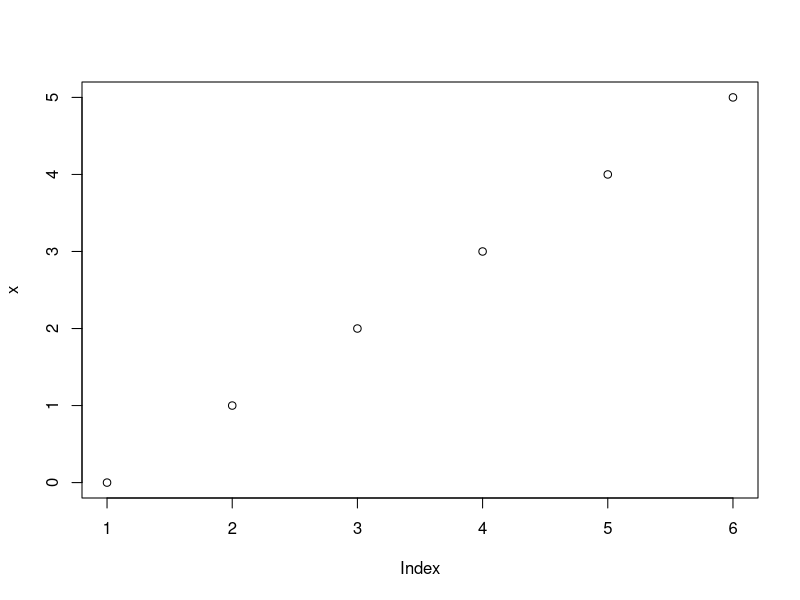
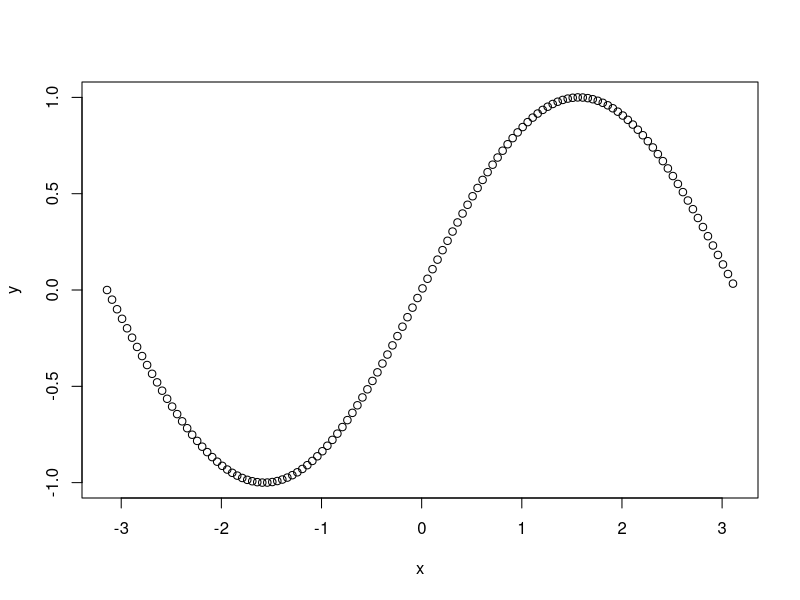
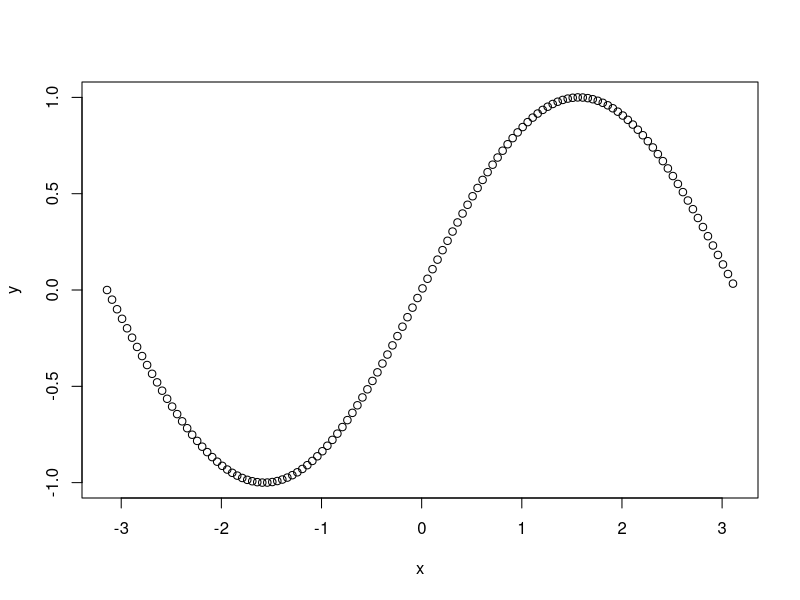

These charts were generated, in order, by the following R code:
## Vectores
 
# Los vectores son una de las unidades básicas de trabajo en R y muchos de los
# métodos de trabajo con este tipo de objetos se aplica para otras clases de
# objetos. Por ejemplo, casi todos los objetos pueden ser indexados usando [ ].
 
# Un vector es una colección de uno o más objetos del mismo tipo (e.g. 
# caracteres, números); esta es una restricción importante a la hora de crear
# un vector, como veremos más adelante.

# Un vector no tiene dimensión en R, más allá de que en un sentido matemático
# los vectores tienen dimensión 1. Es decir, en R y a diferencia de otros 
# lenguajes como Matlab u Octave, los vectores no son fila o columna, si no 
# que simplemente son una secuencia de valores. Esto se refleja en el hecho de 
# que al consultar por la dimensión de un vector, con el siguiente comando:
dim(1:10)
# El resultado es simplemente NULL, es decir, no tiene una dimensión asociada.
 
# Existen varias formas de hacer un vector en R. Ya vimos el uso del operador 
# : en el ejemplo anterior y en otros casos. De esta forma se pueden crear 
# secuencias de números enteros fácil y rápidamente. Algunos ejemplos son:
0:10  # secuencia del 0 al 10
10:-5 # secuencia del 10 al -5

# Hay que tener un poco de cuidado siempre en la sintaxis, sobre todo cuando 
# uno de los extremos es el resultado de una operación, por ejemplo:
0:10 - 1
# no es lo mismo que
0:(10 - 1)
# El orden en que se evalúan los distintos operadores hace la diferencia. Aquí:
# ":" va primero que la resta ("-"), pero los paréntesis "()" preceden a ambos
# (ver "Orden de precedencia" para más detalles).

# Varios vectores o elementos individuales se pueden concatenar para crear un
# nuevo vector cuyo tamaño es igual a la suma de dichos elementos. Como mencio-
# namos anteriormente, estos elementos deben ser todos del mismo tipo. La
# función "c" se usa para esto:
x <- c(4, 6, 7) # NOTA: En general se recomienda no asignar el nombre 'c' a
                # objetos, para evitar confusiones.

# De manera similar, se pueden concatenar varios vectores:
(x <- c(0:5, 11:16))
(y <- c(pi, 2))
(z <- c(x, y))
# Nótese la cantidad de decimales, debido a la inclusión del valor "pi" en el 
# segundo caso.
 
# En el caso de concatenar objetos de diferentes tipos, R reasigna los elemen-
# tos a la clase apropiada. Por ejemplo si concatenamos elementos numéricos y
# caracteres:
x <- c(4, "papa", 7)
class(x)

# R convierte a todos en character y no a la inversa, ya que es la opción que 
# no se presta a ambigüedades.

# Esta coerción es necesaria para el funcionamiento correcto de R, pero puede
# ser una fuente de errores difíciles de detectar para el usuario que no está
# atento a estos detalles.

# Algunos ejemplos de vectores de distintas clases, construidos con c:
x <- 1:5
class(x) # integer (enteros)
x <- seq(11, 15, by=0.1)
class(x) # numeric
x <- c('Gabi', 'Fofó', 'Miliki')
class(x) # character
x <- 1:3 > 1.34
class(x) # logical (valores lógicos, TRUE/FALSE)

# Una función práctica es rep, cual sirve para repetir n veces un valor o un 
# vector. Por ejemplo el siguiente comando
rep('char', 5)

# genera un vector character con 5 repeticiones de la palabra 'char'. De forma 
# similar, si el primer argumento es un vector, va a estar repetido n veces, y 
# esta repetición puede tener algunas variantes:
rep(c(5, 7, 2), 3)
rep(c(5, 7, 2), each=3)
# Nótese las diferencias en las salidas. Vea la ayuda de R para ver en 
# profundidad el funcionamiento de rep.

# La función "seq" sirve para generar secuencias de con mayor flexibilidad que 
# el operador :. Por ejemplo, para generar secuencias de valores entre 0 y 1, 
# cuyos valores consecutivos tengan una diferencia de 0.05, podemos correr:
seq(0, 1, by = 0.05)
# el argumento "by" indica la diferencia que queremos. Alternativamente, 
# podemos estar interesados en especificar el largo final del vector y que R 
# simplemente, calcule automáticamente la diferencia entre valores 
# consecutivos. Para esto usamos el argumento length o len:
seq(0, 1, length = 5)
seq(0, 1, len = 5)


## Índices de los vectores

# Los corchetes o paréntesis rectos se utilizan para especificar elementos de 
# los vectores, usando índices, los cuales deben ser números enteros. Si
# queremos acceder a uno o más valores de un vector, usamos índices entre 
# paréntesis rectos [ ]. El valor que pongamos dentro indica la posición del 
# valor requerido en el vector. Es decir, x[i] indica el iésimo valor de x.

# Hagamos un vector 'x':
x <- 5:-2

# Para acceder al segundo valor, ponemos un 2 entre corchetes, luego del 
# nombre del vector:
x[2]

# Por supuesto, podemos guardar este valor en un nuevo objeto:
a <- x[2]
 
# Para acceder a varios valores al mismo tiempo podemos indicar una secuencia
# o concatenar valores con los elementos deseados:
x[1:4]       
x[c(2, 8, 5)]

# De esta forma, cualquier elemento del vector x puede ser seleccionado si 
# usamos los números adecuados. Esta utilidad, utilizada con creatividad es 
# muy poderosa para elaborar análisis sofisticados.

# Nótese además que el orden de los valores que nos devuelve depende de los 
# números usados. Por ejemplo en el caso anterior, el octavo valor de x está 
# en segundo lugar en la salida. Esto se puede usar para invertir el orden de 
# los valores de un vector (aunque también se puede usar 'rev(x)'), por ejemplo:
x[8:1]

# Si usamos un signo de menos, la salida es un vector sin los elementos
# restados. Por ejemplo, para quitar el primer elemento de x:
x[-1]
# O para quitar varios elementos al mismo tiempo, por ejemplo:
a <- x[-(1:4)]
# Nótese el uso de paréntesis para evitar confusiones...
 
# La función 'which' sirve para saber los índices de los elementos del vector
# que cumplen una determinada condición:
a <- which(x > 1)
a
x[a] # Deben ser sólo los elementos de x mayores que 1
 
# A veces usar 'which' es un poco engorroso si queremos hacer cosas simples.
# Una forma alternativa es usar directamente el vector lógico dentro de los
# paréntesis rectos:
(y <- x > 1)
x[y]
# Estos son entonces los elementos de "x" que cumplen con la condición (x > 1). 
# Esto equivale a:
x[x > 1]
 
# Los índices también se pueden usar para modificar al vector x. Si 
# utilizamos la flecha podemos asignar al iésimo elemento un nuevo valor, por 
# ejemplo, si queremos que el primer valor sea 8000:
(x[1] <- 8000)

# Usando varios índices podemos también cambiar varios elementos en 
# simultáneo, por ejemplo:
(x[1:3] <- 8000:8002)
(x[c(3, 6)] <- c(55, 66))
 
# NOTA: En RStudio se puede modificar vectores cliqueando el nombre del vector
# en la ventana de workspace (panel 3, arr. der.)
 
## Funciones y vectores
# Al poner un vector dentro de una fórmula, aplica la fórmula a todos los
# elementos independientemente
x <- 0:5
x     # [1] 0 1 2 3 4 5
2 * x # [1] 0 2 4 6 8 10
x ^ 2 # [1] 0 1 4 9 16 25 # acá estamos elevando al cuadrado
y <- x ^ 2 + log(pi / 2) # la fórmula puede ser todo lo compleja que se quiera.
y
# [1] 0.4515827 1.4515827 4.4515827 9.4515827 16.4515827 25.4515827
# ...pero de esta manera se aplica a todo el vector

# Esta capacidad de "vectorizar" funciones u operaciones es muy práctica y 
# siempre vale la pena recordar, ya que puede aumentar la eficiencia de un 
# código dado. En lenguajes que no utilizan estas funcionalidades, suele ser 
# necesario recurrir a loops para hacer las mismas operaciones, lo cual suele 
# ser bastante más engorroso para trabajar.


## Información

# Hay muchas funciones que devuelven 'resúmenes' o estadísticos con información
# acerca del vector al que se están aplicando. Una de las más útiles es 
# length, función que sirve para saber cuántos elementos tiene un vector. 
# Vamos a usar el término "longitud" para este valor:
length(x)  # longitud del vector

# Otras funciones frecuentemente usadas son las siguientes:
sum(x)     # sumatoria
prod(x)    # productoria
mean(x)    # promedio
median(x)  # mediana
sd(x)      # desvío estándar
var(x)     # varianza
summary(x) # resumen del vector, incluye varios valores relavantes (mínimo,
           # máximo, media, mediana, cuartiles)

# En particular summary, que es una función genérica, suele ser muy útil 
# para previsualizar datos. 


## Graficar vectores

# La función plot, también genérica, es muy útil para visualizar los 
# valores de un vector. Usada de la siguiente forma (la más simple):
plot(x)
# grafica los valores de x en el eje vertical y los coloca en el orden que 
# están en el propio vector (nótese que figura la palabra 'index' en el eje 
# horizontal).

# Para plotear dos vectores uno contra el otro, el único requerimiento es que
# tengan la misma cantidad de elementos. Por ejemplo, si creamos los vectores 
# x e y de la siguiente manera:
x <- seq( - pi, pi, by=.05)
y <- sin(x)

# Entonces podemos graficar y en función de x así:
plot(x, y)
# Ahora x está en el eje de las abscisas; x e y tienen que tener la misma
# cantidad de elementos

# Alternativamente se puede utilizar el comando:
plot(y ~ x)
# Aquí el operador "~" o "virgulilla" se puede interpretar literalmente como y 
# "en función de" x (ver la lección de fórmulas, más adelante en el curso).
# Esta forma de presentar la relación entre los vectores es importante para la 
# aplicación de funciones o análisis como las regresiones, por ejemplo.
 
# En definitiva, los vectores son la estructura más básica que tenemos para
# manejar la información en R. Es importante notar que muchos objetos están
# compuestos por vectores: las columnas o filas de una matriz, las variables en
# un data.frame o una lista, etc. Para trabajar con R es necesario comprender
# cómo los vectores trabajan con operadores y funciones, y buscar aprovechar las
# facilidades de la vectorización cada vez que se pueda, ya que acortan mucho el
# tiempo de cálculo frente a otras alternativas.
